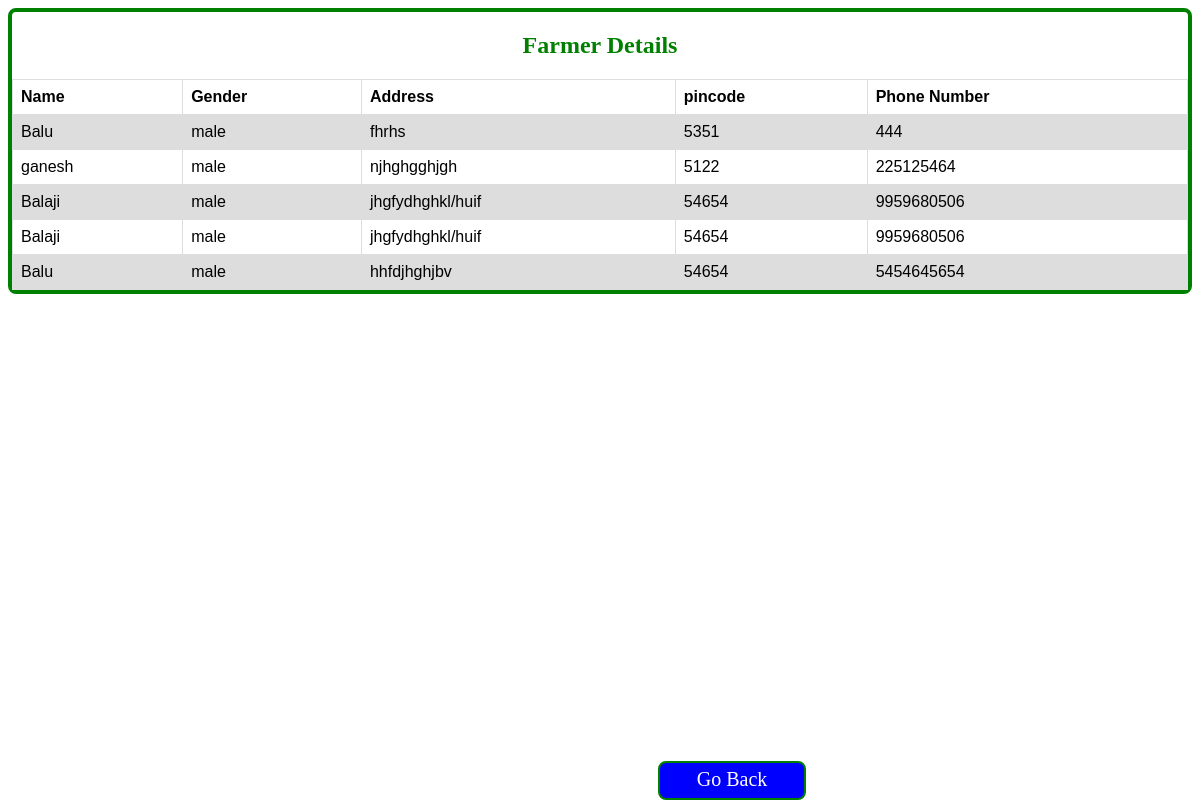
/Farmerdetails, run on the app's committed database.
### org/models.py (models this page shows)
class farmerregistration(models.Model):
    Name1=models.CharField(max_length=50)
    Name2=models.CharField(max_length=50)
    gender=models.CharField(max_length=50)
    date=models.DateField()
    options=models.CharField(max_length=50)
    idnumber=models.TextField()
    address=models.TextField()
    pincode=models.IntegerField()
    mailid = models.EmailField()
    phonenumber=models.IntegerField()

### org/views.py (the view)
# urls.py: path('Farmerdetails',views.Farmerdetails,name='Farmerdetails'),
def Farmerdetails(request):
    farmer=farmerregistration.objects.all()
    return render(request,'farmerdetails.html',{'farmer':farmer})

### templates/farmerdetails.html (shortened to what this page needs)
<!DOCTYPE html>
<html>
<head>
    <link rel="stylesheet" href="/static/styles/farmerdetails.css"
</head>
<body>
<div class="farmerdetails">
<h2>Farmer Details</h2>
<form action="details">
<table>
  <tr>
    <th>Name</th>
    <th>Gender</th>
    <th>Address</th>
    <th>pincode</th>
    <th>Phone Number</th>
  </tr>
    {% for i in farmer %}
    <tr>
        <td>{{i.Name1}}</td>
        <td>{{i.gender}}</td>
        <td>{{i.address}}</td>
        <td>{{i.pincode}}</td>
        <td>{{i.phonenumber}}</td>
    </tr>
{% endfor %}
</table>
    </form>
</div>
<div class="back">
<a href="back" style="color:white; text-decoration:none;">Go Back</a>
</div>
</body>
</html>

### static/styles/farmerdetails.css (style rules this page uses)
table { font-family: arial, sans-serif; border-collapse: collapse; width: 100%; }
h2 { text-align:center; color:green; }
td, th { border: 1px solid #dddddd; text-align: left; padding: 8px; }
tr:nth-child(even) { background-color: #dddddd; }
.farmerdetails { border-style: solid; border-width:4px; border-color:green; border-radius:8px; }
.back { font-size:20px; text-align:center; width:130px; border:2px solid green; background-color:blue; margin-left:650px; height:25px; padding:5px 7px; position:fixed; bottom:0; border-radius:8px; }

### data on the page
farmerregistration: Name1 "Balu", gender "male", address "fhrhs", pincode "5351", phonenumber "444"
farmerregistration: Name1 "ganesh", gender "male", address "njhghgghjgh", pincode "5122", phonenumber "225125464"
farmerregistration: Name1 "Balaji", gender "male", address "jhgfydhghkl/huif", pincode "54654", phonenumber "9959680506"
farmerregistration: Name1 "Balaji", gender "male", address "jhgfydhghkl/huif", pincode "54654", phonenumber "9959680506"
farmerregistration: Name1 "Balu", gender "male", address "hhfdjhghjbv", pincode "54654", phonenumber "5454645654"
